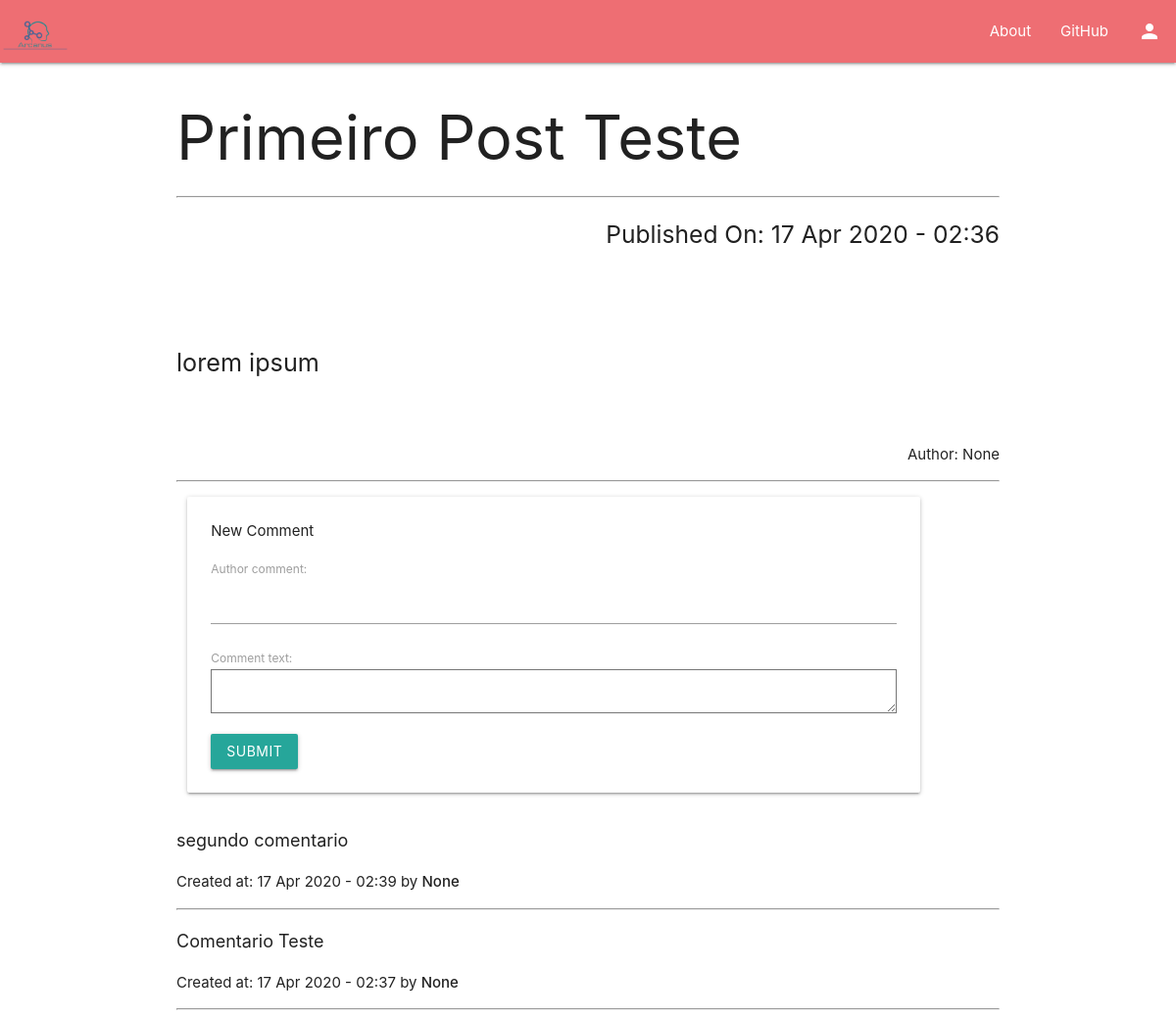
/detail/1, run on the app's committed database.
### core/models.py (models this page shows, shortened)
class Post(models.Model):
    author = models.CharField(max_length = 250, null = True)
    title = models.CharField(max_length = 250)
    post_text = models.TextField()
    is_active = models.BooleanField(default = True)
    published_on = models.DateTimeField(auto_now_add=True)
    class Meta:
        ordering = ['-published_on']

class Comment(models.Model):
    post = models.ForeignKey(Post, on_delete = models.CASCADE)
    author_comment = models.CharField(max_length = 250, null=True)
    comment_text = models.TextField()
    created_at = models.DateTimeField(auto_now_add=True)
    class Meta:
        ordering = ['-created_at']

### core/views.py (the view, shortened to what this page needs)
# urls.py: path('detail/<int:post_id>', views.post_detail, name='post_detail'),
def post_detail(request, post_id):
    post = Post.objects.get(id = post_id)
    comments = post.comment_set.all()
    form = CommentForm()
    context = {
        'post': post,
        'comments': comments,
        'form': form,
    }
    return render(request, 'core/detail.html', context)

### core/forms.py
class CommentForm(forms.ModelForm):
    class Meta:
        model = Comment
        fields = ['author_comment', 'comment_text']

### core/templates/core/detail.html (shortened to what this page needs)
{%extends 'base.html'%}
{% load static %}
{% block content %}
  <h1>{{post.title}}</h1>
  <hr>
  <h5 class="right">Published On: {{post.published_on | date:"d M Y"}} - {{post.published_on | time:"H:i"}}</h5>
  <div class="post_block">
    <p class="flow-text post_text">{{post.post_text}}</p>
    <br>
    <p class="right">Author: {{post.author}}</p>
    <br><br>
    <hr>
  </div>
  <div class="row">
    <div class="col s12 m11">
      <div class="card-panel">
        <span class="card-title">New Comment</span>
        <form class="" action="" method="post">
          {{form.as_p}}
          <input class="btn" type="submit" name="" value="submit">
        </form>
      </div>
    </div>
  </div>
  <div class="">
    {% for comment in comments %}
      <p class="flow-text comment_text">{{comment.comment_text}}</p>
      <p class="">Created at: {{comment.created_at | date:"d M Y"}} - {{comment.created_at | time:"H:i"}} by <strong>{{comment.author_comment}}</strong></p>
      <hr>
    {% endfor %}
  </div>
{% endblock%}

### static/css/styles.css (style rules this page uses)
.comment_text { font-size: large; text-align: justify; }
.post_text { text-align: justify; }
.post_block { margin-top: 150px; }

### data on the page
Post: title "Primeiro Post Teste", published_on "17 Apr 2020", published_on "02:36", post_text "lorem ipsum", author "None"
Comment: comment_text "segundo comentario", created_at "17 Apr 2020", created_at "02:39", author_comment "None"
Comment: comment_text "Comentario Teste", created_at "17 Apr 2020", created_at "02:37", author_comment "None"
